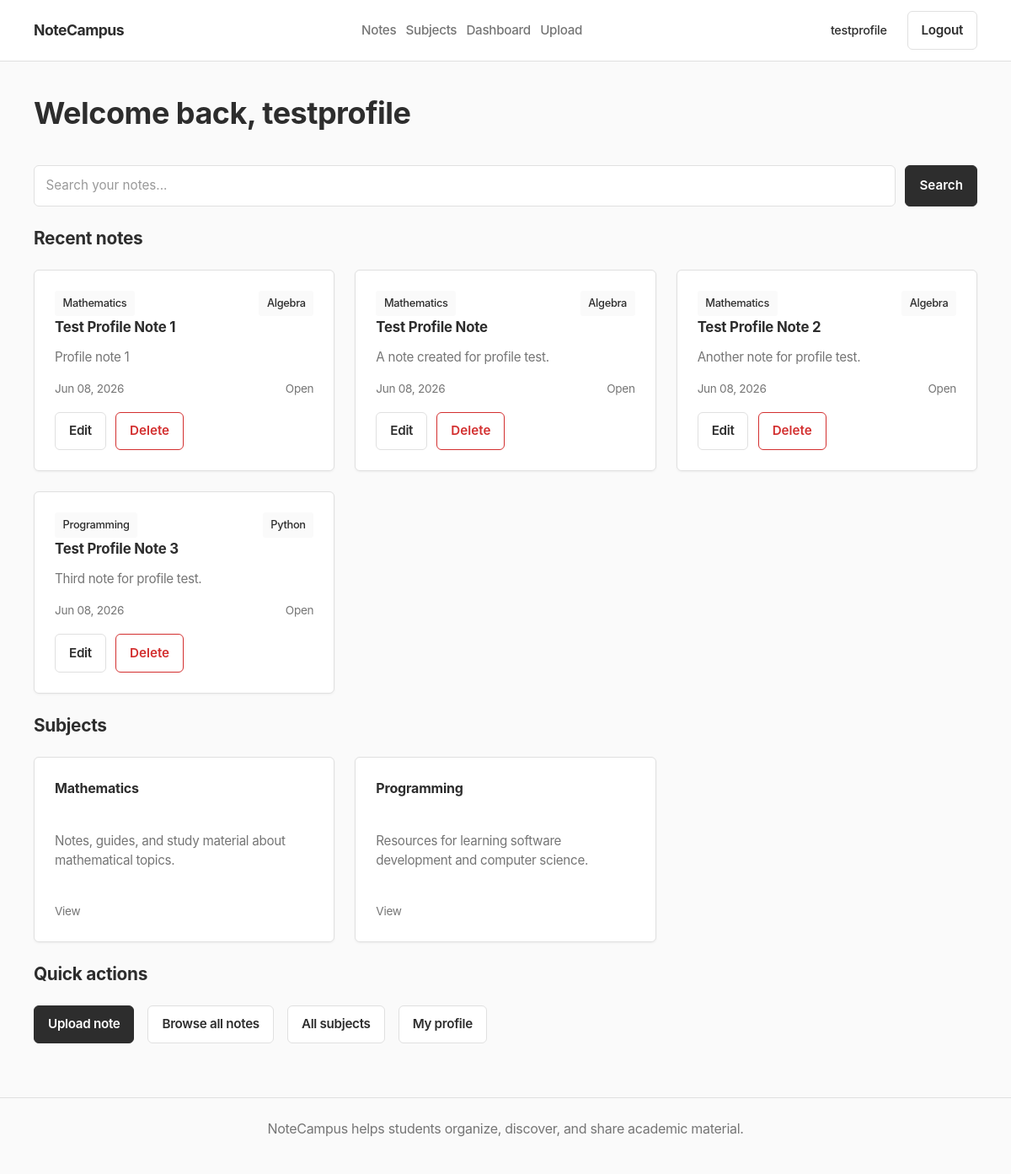
The app's page /dashboard (signed in) with its own data.
### app/models/user.py (models this page shows, shortened)
class User(db.Model, UserMixin):
    __tablename__ = "users"
    id = db.Column(db.Integer, primary_key=True)
    username = db.Column(
        db.String(50),
        unique=True,
        nullable=False
    )
    email = db.Column(
        db.String(120),
        unique=True,
        nullable=False
    )
    password = db.Column(
        db.String(255),
        nullable=False
    )
    created_at = db.Column(
        db.DateTime,
        server_default=db.func.now()
    )
    notes = db.relationship(
        "Note",
        backref="author",
        lazy=True
    )

### app/models/note.py (models this page shows, shortened)
class Note(db.Model):
    __tablename__ = "notes"
    id = db.Column(db.Integer, primary_key=True)
    title = db.Column(
        db.String(150),
        nullable=False
    )
    description = db.Column(
        db.Text,
        nullable=False
    )
    file_url = db.Column(
        db.String(255),
        nullable=False
    )
    user_id = db.Column(
        db.Integer,
        db.ForeignKey("users.id"),
        nullable=False
    )
    subject_id = db.Column(
        db.Integer,
        db.ForeignKey("subjects.id"),
        nullable=False
    )
    category_id = db.Column(
        db.Integer,
        db.ForeignKey("categories.id"),
        nullable=False
    )
    created_at = db.Column(
        db.DateTime,
        server_default=db.func.now()
    )

### app/models/subject.py (models this page shows, shortened)
class Subject(db.Model):
    __tablename__ = "subjects"
    id = db.Column(db.Integer, primary_key=True)
    name = db.Column(
        db.String(100),
        unique=True,
        nullable=False
    )
    description = db.Column(
        db.Text,
        nullable=False
    )
    categories = db.relationship(
        "Category",
        backref="subject",
        lazy=True,
        cascade="all, delete-orphan"
    )
    notes = db.relationship(
        "Note",
        backref="subject",
        lazy=True
    )

### app/models/category.py (models this page shows, shortened)
class Category(db.Model):
    __tablename__ = "categories"
    id = db.Column(db.Integer, primary_key=True)
    name = db.Column(
        db.String(100),
        nullable=False
    )
    description = db.Column(
        db.Text,
        nullable=False
    )
    subject_id = db.Column(
        db.Integer,
        db.ForeignKey("subjects.id"),
        nullable=False
    )
    notes = db.relationship(
        "Note",
        backref="category",
        lazy=True
    )
    __table_args__ = (
        db.UniqueConstraint(
            "name",
            "subject_id",
            name="uq_category_name_subject"
        ),
    )

### app/routes/auth.py (the view)
@auth.route("/dashboard")
@login_required
def dashboard():
    user_notes = Note.query.filter_by(
        user_id=current_user.id
    ).order_by(
        Note.created_at.desc()
    ).all()
    return render_template(
        "dashboard.html",
        user=current_user,
        notes=user_notes
    )

### app/models/user.py (called while the page is built)
@login_manager.user_loader
def load_user(user_id):
    return User.query.get(int(user_id))

### app/templates/dashboard.html (shortened to what this page needs)
{% extends "base.html" %}
{% block content %}
    {% set subject_total = notes|map(attribute='subject_id')|unique|list|length %}
    <section class="page-heading">
        <div>
            <h1>Welcome back, {{ user.username }}</h1>
        </div>
    </section>
    <form class="search-bar" method="GET" action="{{ url_for('notes.search') }}">
        <input type="search" name="q" placeholder="Search your notes..." required>
        <button class="button button-primary" type="submit">Search</button>
    </form>
    <section class="section-spacing">
        <div class="section-title">
            <h2>Recent notes</h2>
        </div>
        {% if notes %}
            <div class="grid grid-3">
                {% for note in notes[:6] %}
                    <article class="note-card">
                        <div class="card-meta">
                            <span>{{ note.subject.name }}</span>
                            <span>{{ note.category.name }}</span>
                        </div>
                        <h3>
                            <a href="{{ url_for('notes.note_detail', note_id=note.id) }}">
                                {{ note.title }}
                            </a>
                        </h3>
                        <p>{{ note.description }}</p>
                        <div class="card-footer">
                            <span>{{ note.created_at.strftime('%b %d, %Y') if note.created_at else 'Recently' }}</span>
                            <a href="{{ note.file_url }}" target="_blank">Open</a>
                        </div>
                        <div class="card-actions">
                            <a class="button button-secondary" href="{{ url_for('notes.edit_note', note_id=note.id) }}">Edit</a>
                            <form method="POST" action="{{ url_for('notes.delete_note', note_id=note.id) }}">
                                <button class="button button-danger" type="submit">Delete</button>
                            </form>
                        </div>
                    </article>
                {% endfor %}
            </div>
        {% else %}
            <div class="empty-state">
                <h3>No notes yet</h3>
                <p>Start by uploading your first study resource.</p>
                <a class="button button-primary" href="{{ url_for('notes.upload_note') }}">Upload note</a>
            </div>
        {% endif %}
    </section>
    <section class="section-spacing">
        <div class="section-title">
            <h2>Subjects</h2>
        </div>
        {% set subjects = user.notes|map(attribute='subject')|unique|list %}
        {% if subjects %}
            <div class="grid grid-3">
                {% for subject in subjects[:6] %}
                    <article class="subject-card">
                        <h3>
                            <a href="{{ url_for('subjects.subject_detail', subject_id=subject.id) }}">
                                {{ subject.name }}
                            </a>
                        </h3>
                        <p>{{ subject.description }}</p>
                        <div class="card-footer">
                            <a href="{{ url_for('subjects.subject_detail', subject_id=subject.id) }}">View</a>
                        </div>
                    </article>
                {% endfor %}
            </div>
        {% endif %}
    </section>
    <section class="section-spacing">
        <div class="section-title">
            <h2>Quick actions</h2>
        </div>
        <div style="display: flex; gap: 1rem; flex-wrap: wrap;">
            <a class="button button-primary" href="{{ url_for('notes.upload_note') }}">Upload note</a>
            <a class="button button-secondary" href="{{ url_for('notes.list_notes') }}">Browse all notes</a>
            <a class="button button-secondary" href="{{ url_for('subjects.list_subjects') }}">All subjects</a>
            <a class="button button-secondary" href="{{ url_for('profile.profile_view') }}">My profile</a>
        </div>
    </section>
{% endblock %}

### app/templates/base.html (shortened to what this page needs)
<!DOCTYPE html>
<html lang="en">
<head>
    <link rel="stylesheet" href="{{ url_for('static', filename='css/main.css') }}">
</head>
<body>
    <header class="site-header">
        <nav class="navbar">
            <a class="brand" href="{{ url_for('home') }}">
                <span>NoteCampus</span>
            </a>
            <div class="nav-links">
                <a href="{{ url_for('notes.list_notes') }}">Notes</a>
                <a href="{{ url_for('subjects.list_subjects') }}">Subjects</a>
                {% if current_user.is_authenticated %}
                    <a href="{{ url_for('auth.dashboard') }}">Dashboard</a>
                    <a href="{{ url_for('notes.upload_note') }}">Upload</a>
                {% endif %}
            </div>
            <div class="user-actions">
                {% if current_user.is_authenticated %}
                    <a href="{{ url_for('profile.profile_view') }}" class="user-chip">{{ current_user.username }}</a>
                    <a class="button button-secondary" href="{{ url_for('auth.logout') }}">Logout</a>
                {% else %}
                    <a class="button button-secondary" href="{{ url_for('auth.login') }}">Login</a>
                    <a class="button button-primary" href="{{ url_for('auth.register') }}">Register</a>
                {% endif %}
            </div>
        </nav>
    </header>
    <main class="page-shell">
        {% block content %}{% endblock %}
    </main>
    <footer class="site-footer">
        <p>NoteCampus helps students organize, discover, and share academic material.</p>
    </footer>
</body>
</html>

### records on screen
User: username "testprofile"
Note: subject.name "Mathematics", category.name "Algebra", title "Test Profile Note 1", description "Profile note 1", created_at "Jun 08, 2026"
Note: subject.name "Mathematics", category.name "Algebra", title "Test Profile Note", description "A note created for profile test.", created_at "Jun 08, 2026"
Note: subject.name "Mathematics", category.name "Algebra", title "Test Profile Note 2", description "Another note for profile test.", created_at "Jun 08, 2026"
Note: subject.name "Programming", category.name "Python", title "Test Profile Note 3", description "Third note for profile test.", created_at "Jun 08, 2026"
Subject: name "Mathematics", description "Notes, guides, and study material about mathematical topics."
Subject: name "Programming", description "Resources for learning software development and computer science."
